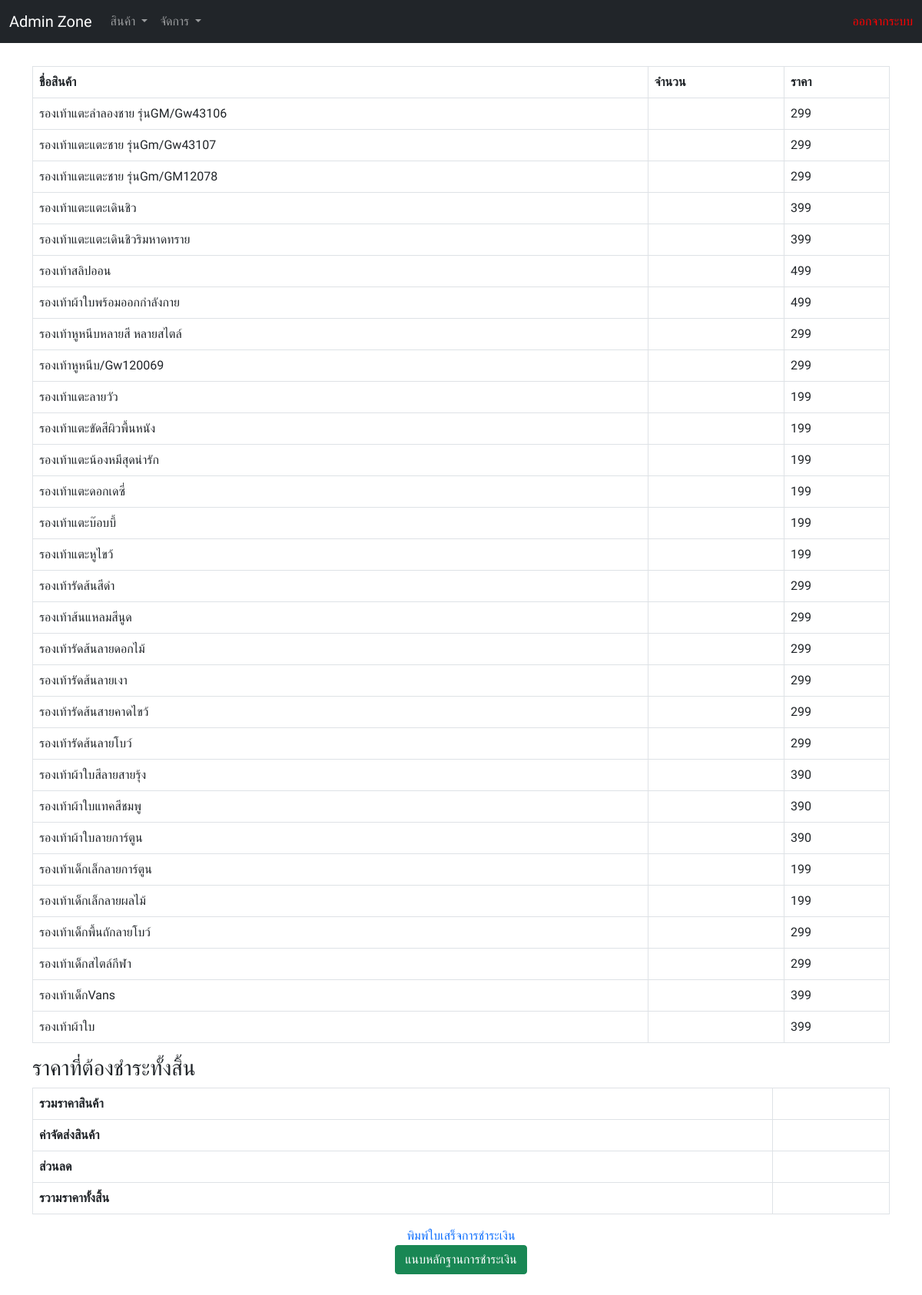
Screenshot of /ShoesWebapp/order_detail.php with the database file from the repository.
### tables this page shows
CREATE TABLE `stock` (
  `product_ID` int(255) NOT NULL,
  `Code` varchar(255) NOT NULL,
  `Name` varchar(255) NOT NULL,
  `Forbuy` int(255) NOT NULL,
  `Forsell` int(255) NOT NULL,
  `Type` varchar(255) NOT NULL,
  `Detail` varchar(255) NOT NULL,
  `Img` varchar(255) NOT NULL
);

### ShoesWebapp/order_detail.php (the view, shortened to what this page needs)
<?php
    include_once 'database.php';
    $sql = "SELECT * FROM stock";
    $result = mysqli_query($conn, $sql);
?>
<!DOCTYPE html>
<html lang="en">
<head>
    <link href="https://cdn.jsdelivr.net/npm/bootstrap@5.0.2/dist/css/bootstrap.min.css" rel="stylesheet">
    <link rel="stylesheet" href="./css/style.css">
</head>
<body>
<nav class="navbar navbar-expand-lg navbar-dark  bg-dark">
    <div class="container-fluid">
        <a class="navbar-brand" href="./admin.php">Admin Zone</a>
        <div class="collapse navbar-collapse" id="navbarSupportedContent">
        <ul class="navbar-nav me-auto mb-2 mb-lg-0">
            <li class="nav-item dropdown">
                <a class="nav-link dropdown-toggle" href="#" id="navbarDropdown" role="button" data-bs-toggle="dropdown" aria-expanded="false">
                    สินค้า
                </a>
            </li>
            <li class="nav-item dropdown">
                <a class="nav-link dropdown-toggle" href="#" id="navbarDropdown" role="button" data-bs-toggle="dropdown" aria-expanded="false">
                    จัดการ
                </a>
            </li>
        </ul>
        <form class="d-flex">
                <a href="index.php?logout='1'" style="color: red;"><span>ออกจากระบบ</span></a>
        </form>
        </div>
    </div>
    </nav>
    <section>
    <div class="container">
        <div class="row">
        <div class="table-responsive">
            <table class="table table-bordered">
                        <tr>
                            <th>ชื่อสินค้า</th>
                            <th>จำนวน</th>
                            <th>ราคา</th>
                        </tr>
                        <?php
                            while($row = mysqli_fetch_array($result, MYSQLI_ASSOC)){
                        ?>
                        <tr>
                            <td><?php echo $row["Name"]?></td>
                            <td><?php echo $row["Quatity"]?></td>
                            <td><?php echo $row["Forsell"]?></td>
                        </tr>
                        <?php
                            }
                        ?>
            </table>
        </div>
        <h3>ราคาที่ต้องชำระทั้งสิ้น</h3>
        <div class="table-responsive">
                    <table class="table table-bordered">
                        <tr>
                            <th>รวมราคาสินค้า</th>
                            <td></td>
                        </tr>
                        <tr>
                            <th>ค่าจัดส่งสินค้า</th>
                            <td></td>
                        </tr>
                        <tr>
                            <th>ส่วนลด</th>
                            <td></td>
                        </tr>
                        <tr>
                            <th>รวามราคาทั้งสิ้น</th>
                            <td></td>
                        </tr>
                    </table>
                </div>
        </div>
        <center>
            <a href="#">พิมพ์ใบเสร็จการชำระเงิน</a><br>
            <a class="btn btn-success" href="payment_detail.php">แนบหลักฐานการชำระเงิน</a>
        </center>
    </div>
    </section>
</body>
</html>

### ShoesWebapp/css/style.css (style rules this page uses)
* { margin: 0; padding: 0; box-sizing: border-box; font-family: "Prompt", sans-serif; }
a { text-decoration: none; }
section { margin-top: 30px; margin-bottom: 30px; }
.nav-link { text-decoration: none; color: white; }

### rows the page displays
stock: Name "รองเท้าแตะลำลองชาย รุ่นGM/Gw43106", Forsell "299"
stock: Name "รองเท้าแตะแตะชาย รุ่นGm/Gw43107", Forsell "299"
stock: Name "รองเท้าแตะแตะชาย รุ่นGm/GM12078", Forsell "299"
stock: Name "รองเท้าแตะแตะเดินชิว", Forsell "399"
stock: Name "รองเท้าแตะแตะเดินชิวริมหาดทราย", Forsell "399"
stock: Name "รองเท้าสลิปออน", Forsell "499"
stock: Name "รองเท้าผ้าใบพร้อมออกกำลังกาย", Forsell "499"
stock: Name "รองเท้าหูหนีบหลายสี หลายสไตล์", Forsell "299"
stock: Name "รองเท้าหูหนีบ/Gw120069", Forsell "299"
stock: Name "รองเท้าแตะลายวัว", Forsell "199"
stock: Name "รองเท้าแตะขัดสีผิวพื้นหนัง", Forsell "199"
stock: Name "รองเท้าแตะน้องหมีสุดน่ารัก", Forsell "199"
stock: Name "รองเท้าแตะดอกเดซี่", Forsell "199"
stock: Name "รองเท้าแตะบ๊อบบี้", Forsell "199"
stock: Name "รองเท้าแตะหูไขว้", Forsell "199"
stock: Name "รองเท้ารัดส้นสีดำ", Forsell "299"
stock: Name "รองเท้าส้นแหลมสีนูด", Forsell "299"
stock: Name "รองเท้ารัดส้นลายดอกไม้", Forsell "299"
stock: Name "รองเท้ารัดส้นลายเงา", Forsell "299"
stock: Name "รองเท้ารัดส้นสายคาดไขว้", Forsell "299"
stock: Name "รองเท้ารัดส้นลายโบว์", Forsell "299"
stock: Name "รองเท้าผ้าใบสีลายสายรุ้ง", Forsell "390"
stock: Name "รองเท้าผ้าใบแทคสีชมพู", Forsell "390"
stock: Name "รองเท้าผ้าใบลายการ์ตูน", Forsell "390"
stock: Name "รองเท้าเด็กเล็กลายการ์ตูน", Forsell "199"
stock: Name "รองเท้าเด็กเล็กลายผลไม้", Forsell "199"
stock: Name "รองเท้าเด็กพื้นถักลายโบว์", Forsell "299"
stock: Name "รองเท้าเด็กสไตล์กีฬา", Forsell "299"
stock: Name "รองเท้าเด็กVans", Forsell "399"
stock: Name "รองเท้าผ้าใบ", Forsell "399"
